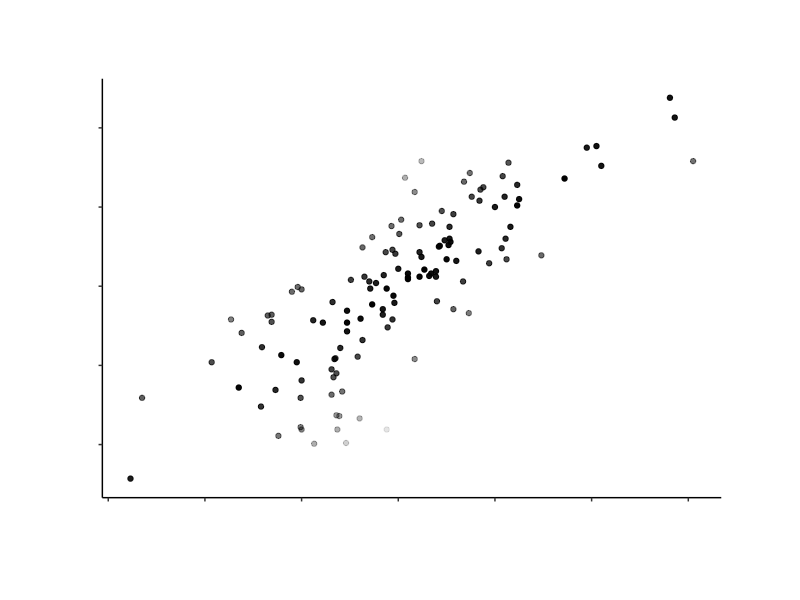
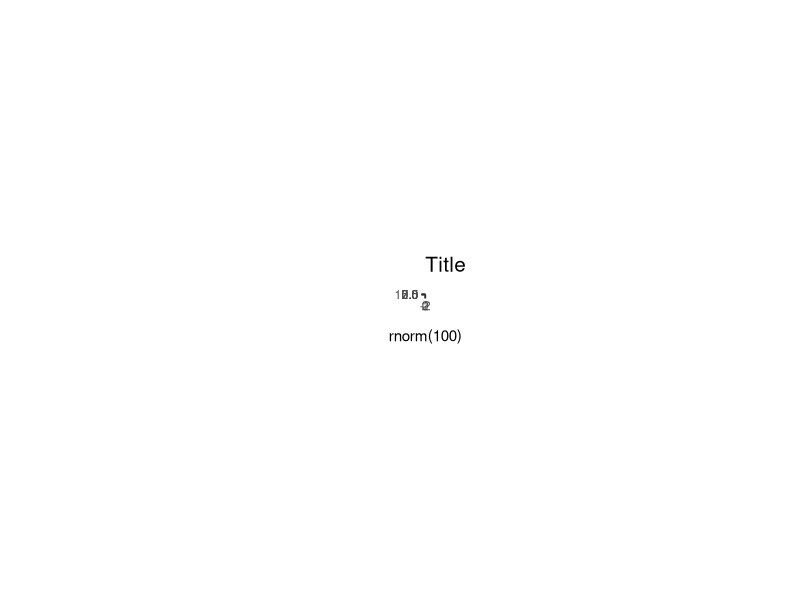

Source code (R) for these figures, in order:
library(MASS)
library(tidyverse)
library(Hmisc)
library(modelr)
library(scales)
library(grid)

# Change the variable below to what you want ####
# You can change the sample size, mean and sds of your two variables
# and you desired Pearson's r value which is the my_desired_r variable

set.seed(1234)

my_sample_size = 128

my_desired_r = 0.8

mean_variable_1 = 0
sd_variable_1 = 1

mean_variable_2 = 0
sd_variable_2 = 1

# Run the Below ####

mu <- c(mean_variable_1, mean_variable_2) 

myr <- my_desired_r * sqrt(sd_variable_1) * sqrt(sd_variable_2)

mysigma <- matrix(c(sd_variable_1, myr, myr, sd_variable_2), 2, 2) 

corr_data = as_tibble(mvrnorm(my_sample_size, mu, mysigma, empirical = TRUE))

# Building Linear Model for Contrast Encoding ####

corr_model <- lm(V2 ~ V1, data = corr_data)

my_residuals <- abs(residuals(corr_model))

data_with_resid <- round(cbind(corr_data, my_residuals), 2)

ggplot(data_with_resid, aes(x = V1, y = V2)) +
  geom_point(aes(alpha = -my_residuals))  +
  labs(x = "", y = "") +
  theme_classic() +
  theme(axis.text = element_blank()) +
  theme(plot.margin = unit(c(2,2,2,2), "cm")) +
  theme(legend.position = "None")

sum(data_with_resid$my_residuals)

library(ggplot2)
library(grid)
qplot(rnorm(100)) +
  ggtitle("Title") +
  theme(axis.title.x=element_text(vjust=-2)) +
  theme(axis.title.y=element_text(angle=90, vjust=-0.5)) +
  theme(plot.title=element_text(size=15, vjust=3)) +
  theme(plot.margin = unit(c(10,10,10,10), "cm"))
